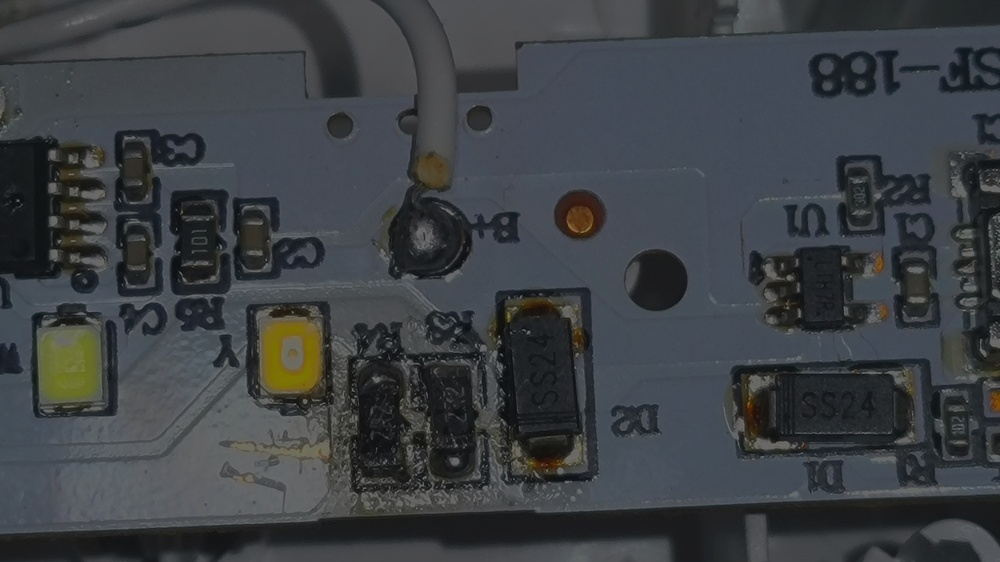
#> input picture Junior year_second semester/Digital image processing/1-Gamma/input.jpg, 1000 x 562 px, shrunk from 3968 x 2232 before the run
$ python otsu_binarization.py
#> lines starting #> are read from the running program, lines starting #| are printed output that depends on the picture; after the words box and inside, x2 and y2 are one past the last pixel; in counts of white or black regions, pixels touching at a corner belong together
#> the answer given: ../1-Gamma/input.jpg
import cv2
import numpy as np
import matplotlib.pyplot as plt
import tkinter as tk
from tkinter import filedialog

def 读取灰度图像(image_path):
    """读取图像并转换为灰度图"""
#> called with image_path = '../1-Gamma/input.jpg'
    # 读取图像
    img = cv2.imread(image_path)
#> img is the input picture: shape (562, 1000, 3); mean B, G, R 68.4, 64.6, 60.7
    if img is None:
        raise FileNotFoundError(f"错误：无法读取图像 {image_path}")

    # 转换为灰度图
    if len(img.shape) == 2 or img.shape[2] == 1:  # 已经是灰度图
        gray_img = img.copy()
        original_img = img.copy()
    else:  # 彩色图
        gray_img = cv2.cvtColor(img, cv2.COLOR_BGR2GRAY)
        original_img = img.copy()

    return gray_img, original_img

def 计算直方图(gray_img):
    """计算灰度图像的直方图"""
    # 计算直方图
    hist = cv2.calcHist([gray_img], [0], None, [256], [0, 256])
#> hist = 256 values, max 44195 at index 74, min 0 at index 0, mean 2195.3
    hist = hist.flatten()  # 将直方图展平为一维数组

    # 归一化直方图
    total_pixels = gray_img.shape[0] * gray_img.shape[1]
#> total_pixels = 562000
    normalized_hist = hist / total_pixels
#> normalized_hist = 256 values, max 0.0786 at index 74, min 0 at index 0, mean 0.00391

    return hist, normalized_hist

def 大津法计算阈值(gray_img, hist_counts):
    """使用大津法计算最佳阈值"""
    total_pixels = gray_img.shape[0] * gray_img.shape[1]
    normalized_hist = hist_counts / total_pixels

    max_sigma_b_squared = -1
    optimal_threshold = 0
    sigma_b_squared_values = np.zeros(256)

    # 忽略灰度频率低于10的灰度值
    valid_bins = np.where(hist_counts >= 10)[0]
    if len(valid_bins) == 0:
        min_gray_level = 0
        max_gray_level = 255
    else:
        min_gray_level = valid_bins[0]
        max_gray_level = valid_bins[-1]

    # 遍历所有可能的阈值 T
    for t in range(min_gray_level, max_gray_level + 1):
        # 背景 (灰度值 <= t)
        w0 = np.sum(normalized_hist[0:t+1])
        if w0 > 0:
            mu0 = np.sum(np.arange(0, t+1) * normalized_hist[0:t+1]) / w0
        else:
            mu0 = 0

        # 前景 (灰度值 > t)
        w1 = np.sum(normalized_hist[t+1:256])
        if w1 > 0:
            mu1 = np.sum(np.arange(t+1, 256) * normalized_hist[t+1:256]) / w1
        else:
            mu1 = 0

        # 类间方差 σB² = w0 * w1 * (μ0 - μ1)²
        sigma_b_squared = w0 * w1 * ((mu0 - mu1) ** 2)
        sigma_b_squared_values[t] = sigma_b_squared

        if sigma_b_squared > max_sigma_b_squared:
            max_sigma_b_squared = sigma_b_squared
            optimal_threshold = t

    return optimal_threshold, sigma_b_squared_values

def 二值化图像(gray_img, threshold):
    """根据阈值对图像进行二值化"""
    # 灰度值 >= threshold 的像素设为255（白色，前景）
    # 灰度值 < threshold 的像素设为0（黑色，背景）
    binary_img = np.where(gray_img >= threshold, 255, 0).astype(np.uint8)
    return binary_img

def 显示结果(original_img, gray_img, hist, normalized_hist,
           sigma_b_squared_values, threshold, binary_img):
    """显示原图、灰度图、直方图、类间方差曲线和二值化结果"""
    # 解决中文显示问题
    import matplotlib
    matplotlib.rcParams['font.sans-serif'] = ['YouYuan', 'Microsoft YaHei', 'SimSun', 'KaiTi', 'FangSong']  # 优先使用的中文字体
    matplotlib.rcParams['axes.unicode_minus'] = False  # 解决负号显示问题

    # 检查系统中是否有支持中文的字体
    import platform
    if platform.system() == 'Windows':
        # Windows系统一般有中文字体
        pass
    else:
        # 在Linux/Mac系统中，如果没有中文字体，尝试使用其他通用字体
        import matplotlib.font_manager as fm
        fonts = [f.name for f in fm.fontManager.ttflist]
        print("可用字体:", fonts[:5], "等...")  # 只显示前几个字体，避免输出过多
        # 在非Windows系统中尝试使用通用字体
        if not any(font in fonts for font in ['SimHei', 'Microsoft YaHei']):
            matplotlib.rcParams['font.sans-serif'] = ['DejaVu Sans', 'Arial Unicode MS', 'Noto Sans CJK JP'] + matplotlib.rcParams['font.sans-serif']

    # 设置漂亮的绘图风格
    plt.style.use('ggplot')

    fig, axes = plt.subplots(2, 3, figsize=(15, 8))
    fig.suptitle("大津法图像二值化实验", fontsize=16)

    # 原始图像
    if len(original_img.shape) == 3:
        axes[0, 0].imshow(cv2.cvtColor(original_img, cv2.COLOR_BGR2RGB))
    else:
        axes[0, 0].imshow(original_img, cmap='gray')
    axes[0, 0].set_title("原始图像")
    axes[0, 0].axis('off')

    # 灰度图像
    axes[0, 1].imshow(gray_img, cmap='gray')
    axes[0, 1].set_title("灰度图像")
    axes[0, 1].axis('off')

    # 直方图
    axes[0, 2].plot(hist)
    axes[0, 2].set_title("灰度直方图")
    axes[0, 2].set_xlabel("灰度值")
    axes[0, 2].set_ylabel("像素数量")
    axes[0, 2].set_xlim([0, 255])

    # 归一化直方图
    axes[1, 0].plot(normalized_hist)
    axes[1, 0].set_title("归一化直方图")
    axes[1, 0].set_xlabel("灰度值")
    axes[1, 0].set_ylabel("概率")
    axes[1, 0].set_xlim([0, 255])

    # 类间方差曲线
    axes[1, 1].plot(sigma_b_squared_values)
    axes[1, 1].axvline(x=threshold, color='r', linestyle='--',
                     label=f'最佳阈值: {threshold}')
    axes[1, 1].set_title("类间方差曲线")
    axes[1, 1].set_xlabel("阈值")
    axes[1, 1].set_ylabel("类间方差")
    axes[1, 1].legend()
    axes[1, 1].set_xlim([0, 255])

    # 二值化图像
    axes[1, 2].imshow(binary_img, cmap='gray')
    axes[1, 2].set_title(f"二值化图像 (阈值 = {threshold})")
    axes[1, 2].axis('off')

    plt.tight_layout(rect=[0, 0, 1, 0.96])
    plt.show()

def 选择图像文件():
    """打开文件对话框让用户选择图像文件"""
    root = tk.Tk()
    root.withdraw()  # 隐藏主窗口
    file_path = filedialog.askopenfilename(
        title="选择图像文件",
        filetypes=[("图像文件", "*.jpg *.jpeg *.png *.bmp *.tiff *.gif"),
                   ("所有文件", "*.*")]
    )
    root.destroy()
    return file_path

# 主程序
if __name__ == '__main__':
    # 选择图像文件
    image_path = 选择图像文件()

    if not image_path:
        print("未选择图像，程序退出")
    else:
        try:
            print(f"正在处理图像: {image_path}")

            # 1. 读取图像并转为灰度图
            gray_img, original_img = 读取灰度图像(image_path)
            print("图像已转换为灰度图")

            # 2. 计算灰度直方图
            hist, normalized_hist = 计算直方图(gray_img)
            print("灰度直方图已计算")

            # 3. 计算最佳阈值
            threshold, sigma_b_squared_values = 大津法计算阈值(gray_img, hist)
#> in 大津法计算阈值, `valid_bins = np.where(hist_counts >= 10)[0]`: valid_bins = 106 values from 12 to 117
#> in 大津法计算阈值, `min_gray_level = valid_bins[0]`: min_gray_level = 12
#> in 大津法计算阈值, `max_gray_level = valid_bins[-1]`: max_gray_level = 117
#> the loop in 大津法计算阈值, `for t in range(min_gray_level, max_gray_level + 1):` made 106 passes
#> (w0, mu0, w1, mu1, sigma_b_squared, max_sigma_b_squared) on passes 1 to 12: (4.8e-05, 11.11, 1, 63.88, 0.134, 0.134), (0.00011, 12.18, 1, 63.88, 0.295, 0.295), (0.000217, 13.07, 1, 63.89, 0.56, 0.56), (0.000423, 14.01, 1, 63.9, 1.05, 1.05), (0.000858, 15.02, 0.999, 63.92, 2.05, 2.05), (0.00178, 16.04, 0.998, 63.96, 4.07, 4.07), (0.00375, 17.07, 0.996, 64.05, 8.25, 8.25), (0.00725, 18, 0.993, 64.21, 15.36, 15.36), (0.0109, 18.67, 0.989, 64.37, 22.47, 22.47), (0.0154, 19.35, 0.985, 64.57, 30.94, 30.94), (0.0202, 19.98, 0.98, 64.78, 39.63, 39.63), (0.0257, 20.63, 0.974, 65.02, 49.3, 49.3)
#> (w0, mu0, w1, mu1, sigma_b_squared) on passes 46 to 51: (0.335, 36.16, 0.665, 77.85, 387.3), (0.339, 36.41, 0.661, 77.97, 387), (0.343, 36.67, 0.657, 78.08, 386.5), (0.347, 36.95, 0.653, 78.2, 385.6), (0.351, 37.23, 0.649, 78.31, 384.5), (0.356, 37.54, 0.644, 78.42, 383)
#> after the loop in 大津法计算阈值, `for t in range(min_gray_level, max_gray_level + 1):`: max_sigma_b_squared = 387.4; optimal_threshold = 56; sigma_b_squared_values = 256 values, max 387.4 at index 56, min 0 at index 0, mean 75.28
#> threshold = 56
            print(f"大津法计算的最佳阈值为: {threshold}")
#| 大津法计算的最佳阈值为: 56

            # 4. 图像二值化
            binary_img = 二值化图像(gray_img, threshold)
#> in 二值化图像, `binary_img = np.where(gray_img >= threshold, 255, 0).astype(np.uint8)`:
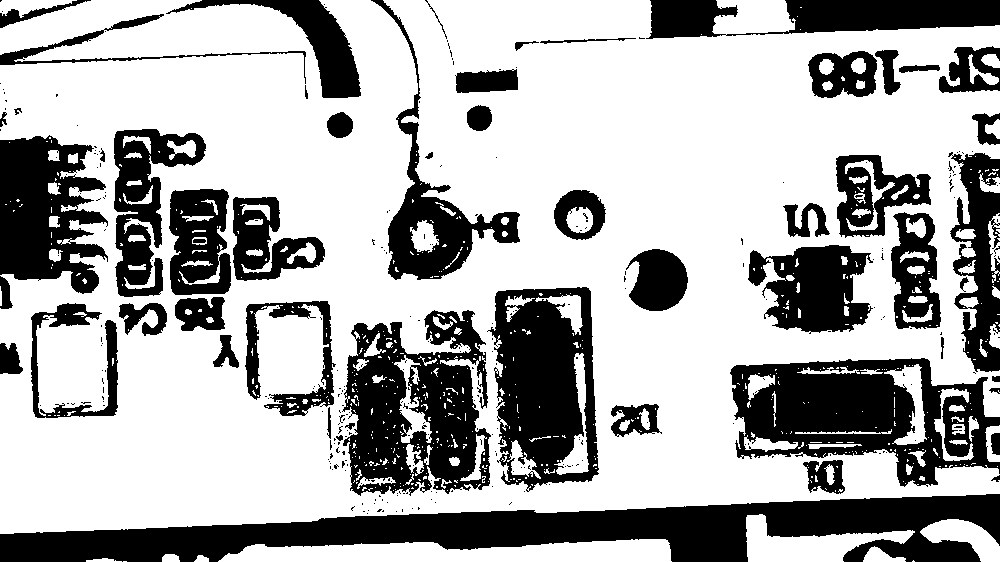
#> binary_img: shape (562, 1000); 67.3% white; 318 black regions (263 under 20 px), largest, box (x1, y1, x2, y2) and area: (0, 494, 1000, 562) 34773, (730, 358, 1000, 487) 19452, (342, 310, 491, 496) 17270
            print("图像已二值化")

            # 5. 显示结果
            显示结果(original_img, gray_img, hist, normalized_hist,
                 sigma_b_squared_values, threshold, binary_img)
#> in 显示结果, `plt.show()`:
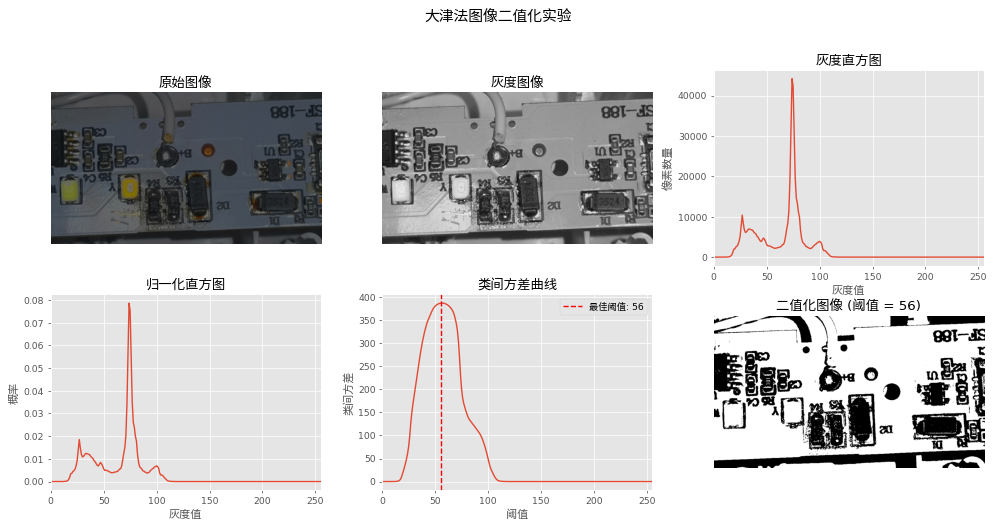
#> figure drawn by matplotlib, 6 panels; panel 3: curve peaks at x = 74, y = 44195; panel 4: curve peaks at x = 74, y = 0.0786; panel 5: curve peaks at x = 56, y = 387.4

            # 对比OpenCV内置的OTSU方法
            ret, opencv_otsu = cv2.threshold(gray_img, 0, 255, cv2.THRESH_BINARY + cv2.THRESH_OTSU)
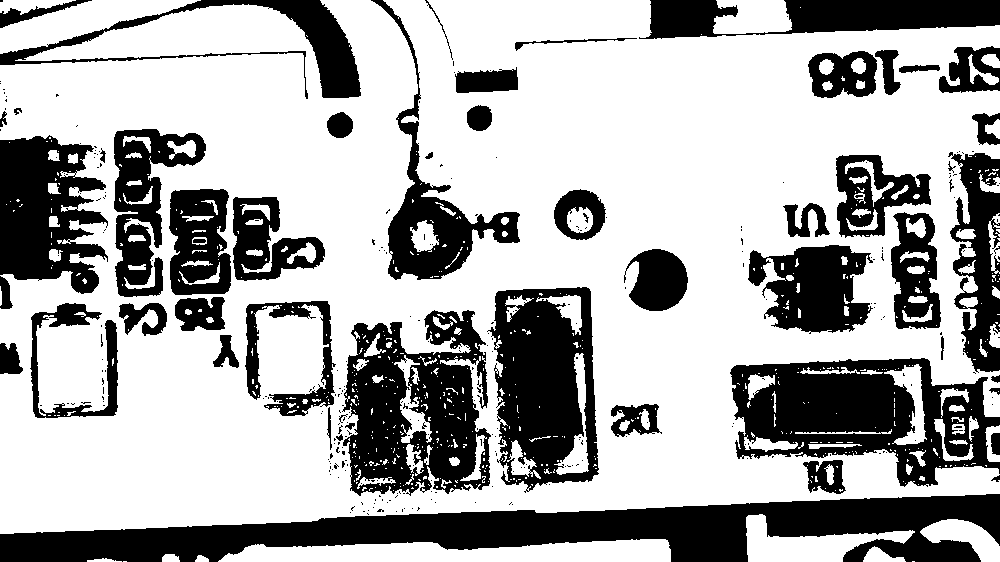
#> opencv_otsu: shape (562, 1000); 66.9% white; 325 black regions (270 under 20 px), largest, box (x1, y1, x2, y2) and area: (0, 494, 1000, 562) 34943, (730, 358, 1000, 487) 19643, (342, 310, 491, 496) 17494
#> ret = 56
            print(f"OpenCV OTSU计算的阈值为: {ret}")
#| OpenCV OTSU计算的阈值为: 56.0

        except Exception as e:
            print(f"处理过程中出错: {e}")
